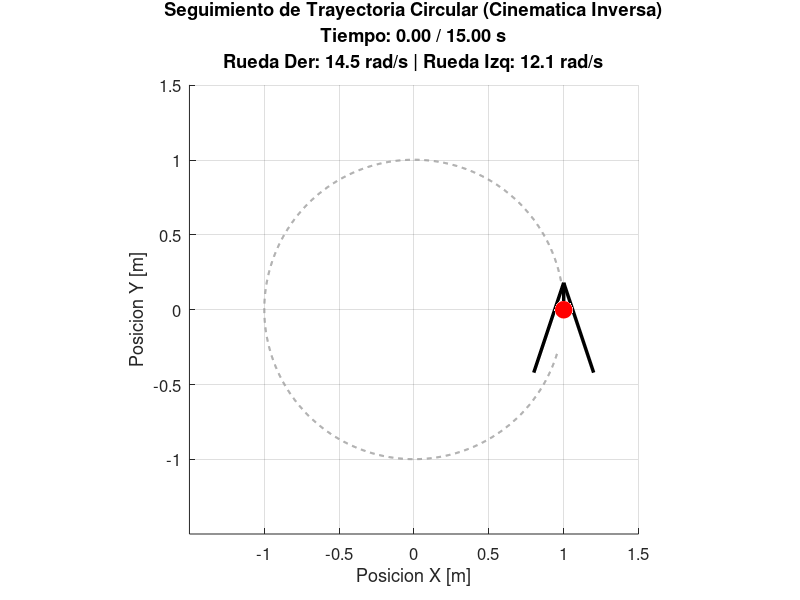

Write MATLAB code to recreate this figure. (Note: this script raises an error after producing the figure.)
%% =========================================================
% CINEMATICA INVERSA DE UN ROBOT DIFERENCIAL CON ANIMACION Y EXPORTACION
%
% El robot sigue una trayectoria deseada (circular) 
% calculando las velocidades requeridas en cada rueda.
% Guarda la animacion en GIF y las graficas en PNG.
% =========================================================

clear all;
clc;
close all;

%% CREAR CARPETA PARA GUARDAR RESULTADOS
nombre_carpeta = 'Resultados_Cinematica_Inversa';
if ~exist(nombre_carpeta,'dir')
    mkdir(nombre_carpeta);
end

%% TIEMPO DE SIMULACION
ts = 15;                % Tiempo total de simulacion [s]
ti = 0.01;              % Paso de integracion [s]
t = 0:ti:ts;            % Vector de tiempo
N = length(t);          % Numero de muestras

%% PARAMETROS DEL ROBOT
L = 0.18;               % Distancia entre ruedas [m]
r = 0.03;               % Radio de las ruedas [m]

%% CONDICIONES INICIALES (theta inicial = pi/2)
x = zeros(1, N);
y = zeros(1, N);
theta = zeros(1, N);

x(1) = 1.0;             % Posicion inicial en X [m]
y(1) = 0.0;             % Posicion inicial en Y [m]
theta(1) = pi/2;        % Orientacion inicial rotada 90 grados [rad]

%% VECTORES PARA GUARDAR RESULTADOS
u = zeros(1, N);
w = zeros(1, N);
thetaDot_D = zeros(1, N);
thetaDot_I = zeros(1, N);

%% TRAYECTORIA DESEADA MATEMATICA (Ruta Circular)
R_curva = 1.0;          % Radio de la trayectoria [m]
w_c = 0.4;              % Velocidad angular de la trayectoria [rad/s]

% Derivadas de la posicion (Velocidades deseadas en el espacio)
x_punto = -R_curva * w_c * sin(w_c * t); 
y_punto =  R_curva * w_c * cos(w_c * t);
theta_punto = w_c * ones(1, N);

%% BUCLE DE CINEMATICA INVERSA Y METODO DE EULER
for k = 1:N-1
    % 1. Transformacion del espacio de tarea al espacio del robot
    u(k) = x_punto(k)*cos(theta(k)) + y_punto(k)*sin(theta(k));
    w(k) = theta_punto(k);
    
    % 2. Ecuaciones de la Cinematica Inversa (Velocidades de actuadores)
    thetaDot_D(k) = (u(k) + (L/2)*w(k)) / r;
    thetaDot_I(k) = (u(k) - (L/2)*w(k)) / r;
    
    % 3. Integracion numerica (Actualizar posicion del robot)
    x(k+1) = x(k) + ti * (u(k) * cos(theta(k)));
    y(k+1) = y(k) + ti * (u(k) * sin(theta(k)));
    theta(k+1) = theta(k) + ti * w(k);
    
    % Normalizar el angulo entre -pi y pi
    theta(k+1) = atan2(sin(theta(k+1)), cos(theta(k+1)));
end

% Llenar el ultimo valor de los vectores de velocidad para graficar parejo
u(end) = u(end-1); 
w(end) = w(end-1);
thetaDot_D(end) = thetaDot_D(end-1); 
thetaDot_I(end) = thetaDot_I(end-1);

%% =========================================================
% INICIO DE LA ANIMACION Y CREACION DEL GIF
% =========================================================

figura_animacion = figure('Name', 'Animacion Cinematica Inversa');
set(figura_animacion, 'Position', [150, 150, 800, 600]);

% Limites fijos de la grafica
xmin = min(x) - 0.5; xmax = max(x) + 0.5;
ymin = min(y) - 0.5; ymax = max(y) + 0.5;

paso_animacion = 30; % Se dibuja 1 de cada 30 cuadros
indices_animacion = [1:paso_animacion:N, N];

% Nombre del archivo GIF
nombre_gif = fullfile(nombre_carpeta, 'Animacion_Cinematica_Inversa.gif');
k_contador = 1;

for k_anim = indices_animacion
    if ~ishandle(figura_animacion), break; end
    
    cla; % Limpiar el cuadro anterior
    hold on; grid on; axis equal;
    xlim([xmin xmax]); ylim([ymin ymax]);
    
    % A. Dibujar la ruta matematica deseada
    plot(x, y, '--', 'Color', [0.6 0.6 0.6], 'LineWidth', 1.5);
    
    % B. Dibujar la ruta recorrida
    plot(x(1:k_anim), y(1:k_anim), 'b', 'LineWidth', 3);
    
    % C. Dibujar el robot
    plot(x(k_anim), y(k_anim), 'ro', 'MarkerSize', 12, 'MarkerFaceColor', 'r');
    
    % D. Dibujar la orientacion
    quiver(x(k_anim), y(k_anim), 0.2*cos(theta(k_anim)), 0.2*sin(theta(k_anim)), ...
        'Color', 'k', 'LineWidth', 2.5, 'MaxHeadSize', 2);
        
    % E. Actualizar titulos
    titulo_1 = 'Seguimiento de Trayectoria Circular (Cinematica Inversa)';
    titulo_2 = sprintf('Tiempo: %.2f / %.2f s', t(k_anim), ts);
    titulo_3 = sprintf('Rueda Der: %.1f rad/s | Rueda Izq: %.1f rad/s', ...
        thetaDot_D(k_anim), thetaDot_I(k_anim));
        
    title({titulo_1; ['\bf' titulo_2]; titulo_3}, 'FontSize', 13);
    xlabel('Posicion X [m]'); ylabel('Posicion Y [m]');
    set(gca, 'FontSize', 12);
    
    drawnow; % Renderizar el grafico en vivo

    % --- CAPTURA DE FRAMES PARA EL GIF ---
    frame = getframe(figura_animacion);
    im = frame2im(frame);
    [imind, cm] = rgb2ind(im, 256);
    if k_contador == 1
        imwrite(imind, cm, nombre_gif, 'gif', 'Loopcount', inf, 'DelayTime', 0.05);
    else
        imwrite(imind, cm, nombre_gif, 'gif', 'WriteMode', 'append', 'DelayTime', 0.05);
    end
    k_contador = k_contador + 1;
end

% Guardar la imagen final de la trayectoria
if ishandle(figura_animacion)
    saveas(figura_animacion, fullfile(nombre_carpeta, 'Trayectoria_Circular_Final.png'));
end

%% =========================================================
% GRAFICAS ESTATICAS PARA TU REPORTE
% =========================================================

% 1. Perfiles de velocidad lineal y angular del robot
figura_vel_robot = figure('Name', 'Velocidades del Robot');
plot(t, u, 'b', 'LineWidth', 3); hold on;
plot(t, w, 'r', 'LineWidth', 3);
grid on;
xlabel('Tiempo [s]'); ylabel('Velocidad');
title('Velocidad Lineal (u) y Angular (w) del Robot');
legend('u [m/s]', 'w [rad/s]', 'Location', 'best');
set(gca, 'FontSize', 14);
% Guardar figura
saveas(figura_vel_robot, fullfile(nombre_carpeta, 'Velocidades_Robot.png'));

% 2. Perfiles de velocidad requeridos en las ruedas
figura_vel_ruedas = figure('Name', 'Velocidades de las Ruedas');
plot(t, thetaDot_D, 'b', 'LineWidth', 3); hold on;
plot(t, thetaDot_I, 'r--', 'LineWidth', 3);
grid on;
xlabel('Tiempo [s]'); ylabel('Velocidad Angular [rad/s]');
title('Velocidades Exigidas a los Actuadores');
legend('\theta_D (Rueda Derecha)', '\theta_I (Rueda Izquierda)', 'Location', 'best');
set(gca, 'FontSize', 14);
% Guardar figura
saveas(figura_vel_ruedas, fullfile(nombre_carpeta, 'Velocidades_Ruedas.png'));

fprintf('\n¡Proceso exitoso! Todas las imágenes y el GIF se guardaron en la carpeta: %s\n', nombre_carpeta);
